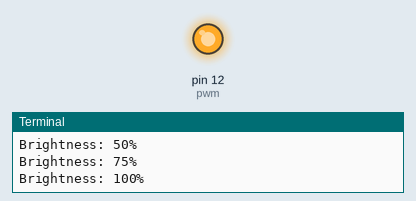
This program was run on a simulated Raspberry Pi (header pin numbers). On the bench: output pins drawn as LEDs (lit = HIGH), the last lines printed to the terminal. At 2.1 s the program stops and its outputs stay as they are.

Above: at 1.05 s.
At 2.1 s:
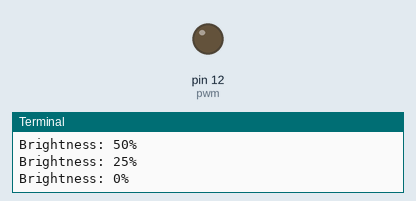
Timing chart, 0 to 3.6 s (numbered marks = the images above):
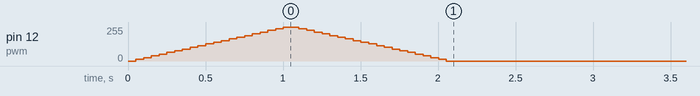

Measured:
- by itself, pin 12 (pwm): rises from 0/255 to 255/255 in 0.95 s, then falls to 0/255 in 1.1 s

The program:

pwm.py
```python
import time

import RPi.GPIO as GPIO

print("Initializing PWM control...")
GPIO.setmode(GPIO.BOARD)  # Use physical pin numbering
GPIO.setup(12, GPIO.OUT)

pwm = GPIO.PWM(12, 1000)  # Frequency of 1000 Hz
pwm.start(0)

print("Increasing brightness...")
# Gradually increase the brightness
for duty in range(0, 101, 5):
    pwm.ChangeDutyCycle(duty)
    if duty % 25 == 0:  # Print at milestone percentages
        print(f"Brightness: {duty}%")
    time.sleep(0.05)  # Shorter sleep time for smoother transitions

print("Decreasing brightness...")
# Gradually decrease the brightness
for duty in range(100, -1, -5):
    pwm.ChangeDutyCycle(duty)
    if duty % 25 == 0:  # Print at milestone percentages
        print(f"Brightness: {duty}%")
    time.sleep(0.05)  # Shorter sleep time for smoother transitions

print("Cleaning up...")
pwm.stop()
GPIO.cleanup()
print("PWM demonstration complete.")
```
